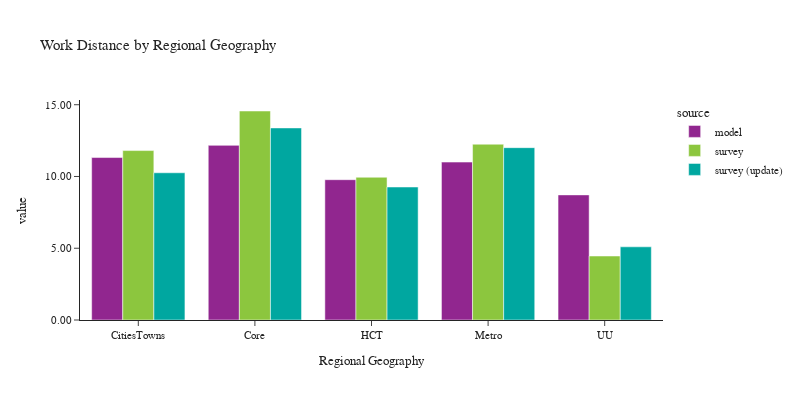

Source (notebook cell):
### Code cell
plot_work_location(df_workers, 'rg_proposed_work', 'Regional Geography', 'Regional Geography')

### Figure 1 — Plotly figure (JSON) as saved in the notebook; plotly's stock layout.template omitted (floating-point values rounded to 4 significant figures)
{"data": [{"alignmentgroup": "True", "customdata": [[119375], [635123], [294077], [1012036], [34381]], "hovertemplate": "source=model<br>rg_proposed_work=%{x}<br>value=%{y}<br>sample count=%{customdata[0]}<extra></extra>", "legendgroup": "model", "marker": {"color": "#91268F", "pattern": {"shape": ""}}, "name": "model", "offsetgroup": "model", "orientation": "v", "showlegend": true, "textposition": "auto", "type": "bar", "x": ["CitiesTowns", "Core", "HCT", "Metro", "UU"], "xaxis": "x", "y": [11.32, 12.17, 9.777, 11.0, 8.718], "yaxis": "y"}, {"alignmentgroup": "True", "customdata": [[319], [767], [451], [676], [56]], "hovertemplate": "source=survey<br>rg_proposed_work=%{x}<br>value=%{y}<br>sample count=%{customdata[0]}<extra></extra>", "legendgroup": "survey", "marker": {"color": "#8CC63E", "pattern": {"shape": ""}}, "name": "survey", "offsetgroup": "survey", "orientation": "v", "showlegend": true, "textposition": "auto", "type": "bar", "x": ["CitiesTowns", "Core", "HCT", "Metro", "UU"], "xaxis": "x", "y": [11.81, 14.56, 9.946, 12.25, 4.459], "yaxis": "y"}, {"alignmentgroup": "True", "customdata": [[340], [812], [469], [699], [58]], "hovertemplate": "source=survey (update)<br>rg_proposed_work=%{x}<br>value=%{y}<br>sample count=%{customdata[0]}<extra></extra>", "legendgroup": "survey (update)", "marker": {"color": "#00A7A0", "pattern": {"shape": ""}}, "name": "survey (update)", "offsetgroup": "survey (update)", "orientation": "v", "showlegend": true, "textposition": "auto", "type": "bar", "x": ["CitiesTowns", "Core", "HCT", "Metro", "UU"], "xaxis": "x", "y": [10.26, 13.38, 9.266, 12.01, 5.099], "yaxis": "y"}], "layout": {"barmode": "group", "font": {"size": 11}, "height": 400, "legend": {"title": {"text": "source"}, "tracegroupgap": 0}, "title": {"text": "Work Distance by Regional Geography"}, "width": 800, "xaxis": {"anchor": "y", "domain": [0.0, 1.0], "title": {"text": "Regional Geography"}}, "yaxis": {"anchor": "x", "domain": [0.0, 1.0], "tickformat": ".2f", "title": {"text": "value"}}}}
